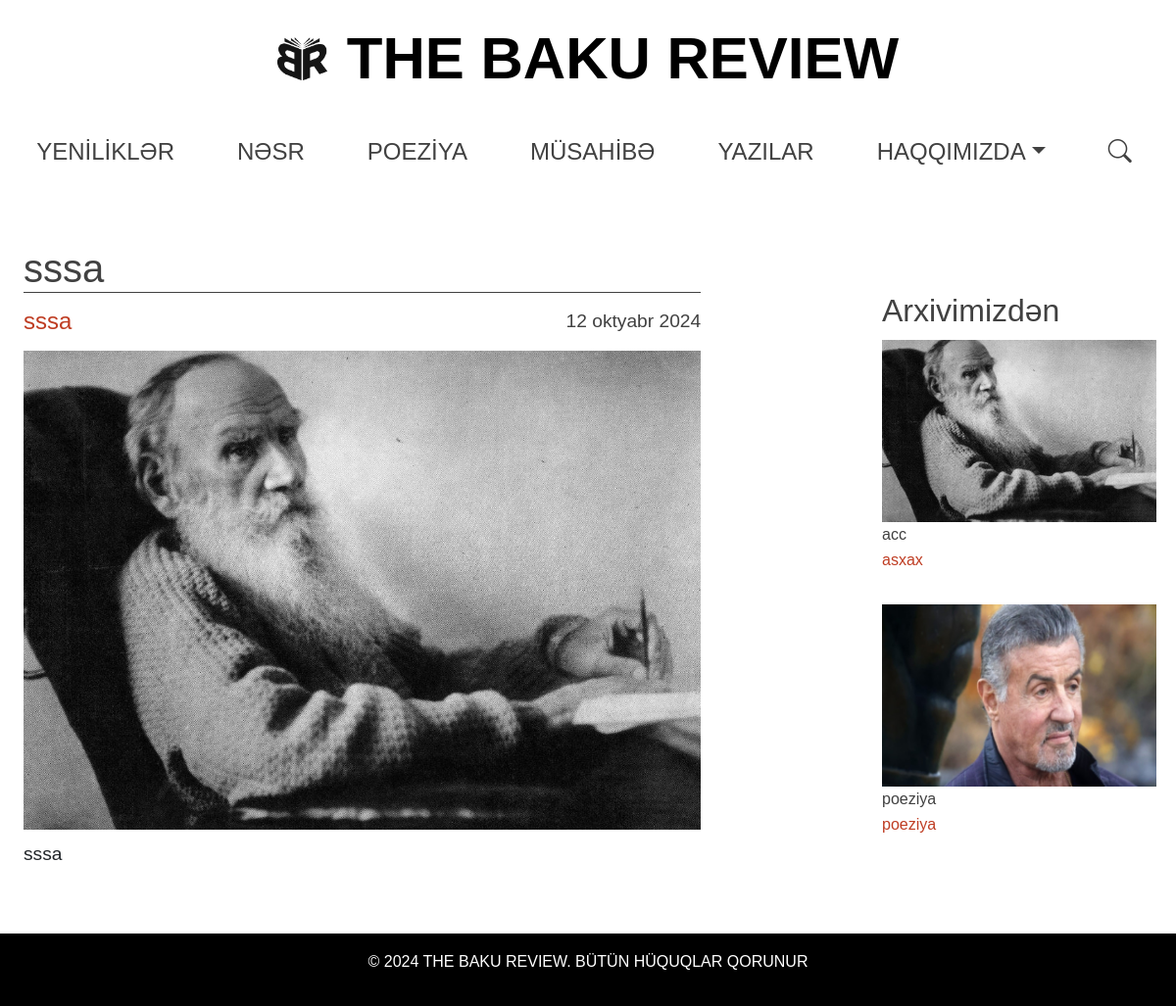
/poetry/sssa/, run on an earlier commit of the app's database.
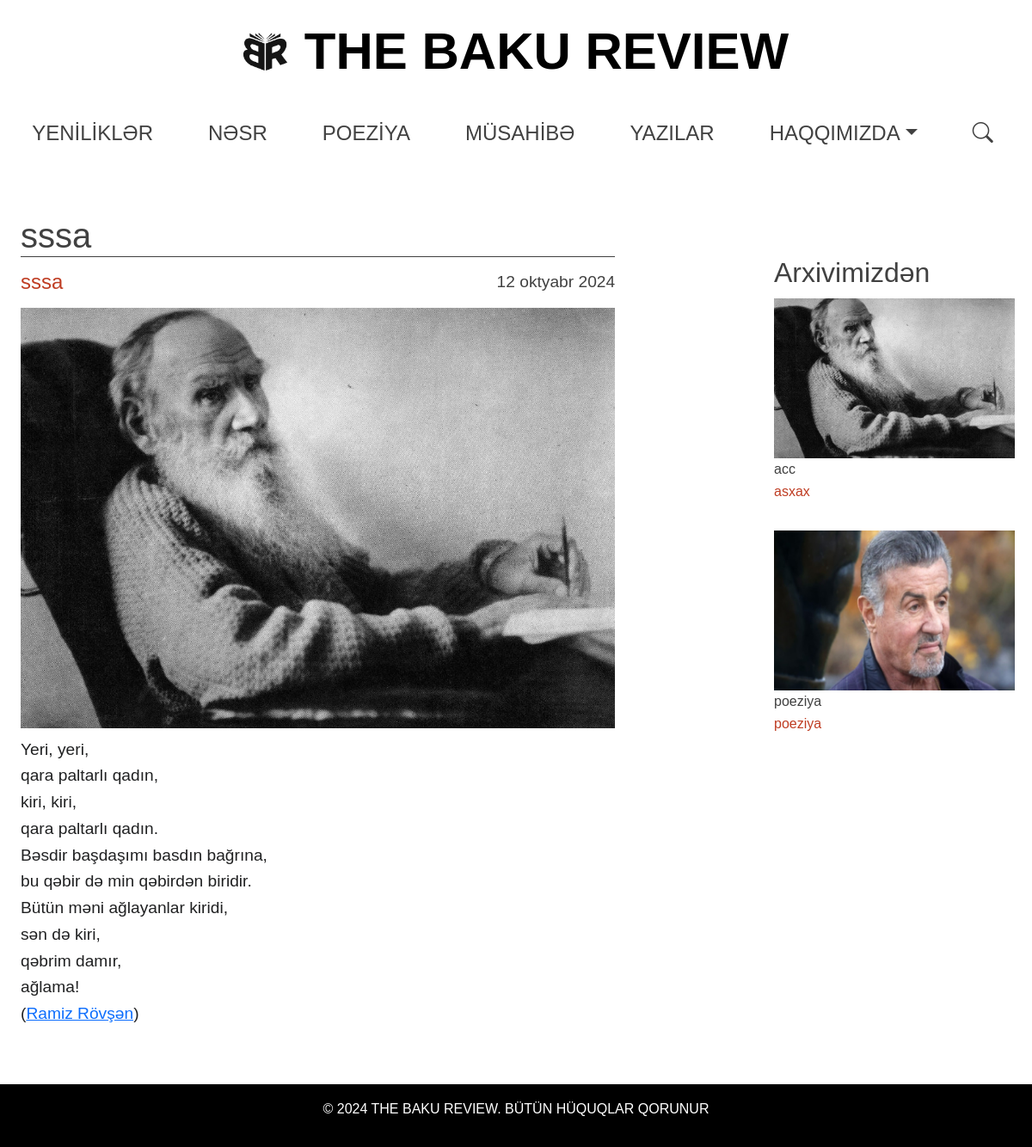
And on a later commit of the database.
### core/models.py (models this page shows, shortened)
class BaseModel(models.Model):
    title = models.CharField(max_length=200, db_index=True)
    slug = models.SlugField(max_length=200, unique=True, blank=True)
    content = CKEditor5Field("Text", config_name="extends", db_index=True)
    image = models.ImageField(upload_to=get_image_upload_path)
    thumbnail = models.ImageField(
        upload_to=get_image_upload_path, null=True, blank=True
    )
    author = models.CharField(max_length=100, db_index=True)
    is_active = models.BooleanField(default=True)
    created_at = models.DateTimeField(auto_now_add=True)
    class Meta:
        abstract = True

class Poetry(BaseModel):
    class Meta:
        verbose_name = "Poeziya"
        verbose_name_plural = "Poeziya"

### core/views.py (the view)
# urls.py: path("poetry/<slug:slug>/", views.PoetryDetailView.as_view(), name="poetry_detail"),
class PoetryDetailView(DetailView):
    model = Poetry
    template_name = "poetry_detail.html"
    context_object_name = "poetry"
    def get_context_data(self, **kwargs):
        context = super().get_context_data(**kwargs)
        poetry_id = self.object.id
        context["related_poetry"] = (
            Poetry.objects.filter(is_active=True)
            .exclude(id=poetry_id)
            .order_by("-created_at")[:5]
        )
        return context

### templates/poetry_detail.html (shortened to what this page needs)
{% extends 'base.html' %}
{% load static %}
{% block content %}
<div class="detail-container mt-4">
    <div class="row">
        <div class="col-md-9 mx-auto d-flex flex-column">
            <h2 class="news-title" id="newsTitle" style="width: 85%; margin-bottom: 0;">{{ poetry.title }}</h2>
            <div class="divider"></div>
            <div style="display: flex; justify-content: space-between; align-items: center; width: 80%; margin: 0; padding-top: 5px;">
                <p class="author" style="font-size: 1.5em; margin: 0;">
                    <a href="{% url 'author_detail' poetry.author %}" style="color: inherit; text-decoration: none;">
                        {{ poetry.author }}
                    </a>
                </p>
                <span class="date" style="font-size: 1.2em; white-space: nowrap;">{{ poetry.created_at|date:"d F Y"|lower }}</span>
            </div>
            <div class="image-container" style="max-width: 100%; overflow: hidden; margin-top: 10px;">
                <img src="{{ poetry.image.url }}" alt="{{ poetry.title }}" class="img-fluid news-image" style="max-width: 100%; height: auto;">
            </div>
            <div class="news-content" style="margin-top: 10px; overflow-wrap: break-word;">
                {{ poetry.content | safe }}
            </div>
        </div>
        <div class="col-md-3 d-flex flex-column archive-container">
            <h2 class="archive-title" id="archiveTitle" style="margin-bottom: 10px;">Arxivimizdən</h2>
            <ul class="list-unstyled">
                {% for related in related_poetry %}
                <li class="mb-3 d-flex">
                    <a href="{% url 'poetry_detail' related.slug %}" class="archive-link" style="flex: 1; display: flex; flex-direction: column; align-items: flex-start;">
                        <img src="{{ related.image.url }}" alt="{{ related.title }}" class="img-fluid archive-image">
                        <p style="margin-bottom: 0;">{{ related.title }}</p>
                        <p class="author">{{ related.author }}</p>
                    </a>
                </li>
                {% endfor %}
            </ul>
        </div>
    </div>
</div>
{% endblock %}

What changed in the data, as far as the page shows it:
changed Poetry "sssa": content "sssa" → "Yeri, yeri, qara paltarlı qadın, kiri, kiri, qara paltarlı qadın. Bəsdir başdaşımı basdın bağrına, bu qəbir də min qəbirdən biridir. Bütün məni ağlayanlar kiridi, sən də kiri, qəbrim damır, ağlama! ( Ramiz Rövşən )"
